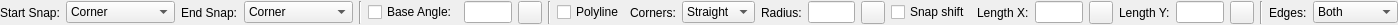
<?xml version="1.0" encoding="UTF-8"?>
<ui version="4.0">
 <class>LC_Rectangle2PointsOptions</class>
 <widget class="QWidget" name="LC_Rectangle2PointsOptions">
  <property name="geometry">
   <rect>
    <x>0</x>
    <y>0</y>
    <width>1398</width>
    <height>24</height>
   </rect>
  </property>
  <property name="windowTitle">
   <string>Form</string>
  </property>
  <layout class="QGridLayout" name="gridLayout">
   <property name="leftMargin">
    <number>0</number>
   </property>
   <property name="topMargin">
    <number>1</number>
   </property>
   <property name="rightMargin">
    <number>0</number>
   </property>
   <property name="bottomMargin">
    <number>1</number>
   </property>
   <item row="0" column="1">
    <widget class="QComboBox" name="cbSnapStart">
     <property name="toolTip">
      <string>Defines which point of rectangle should be placed into start point position.</string>
     </property>
     <item>
      <property name="text">
       <string>Corner</string>
      </property>
     </item>
     <item>
      <property name="text">
       <string>Mid-Vertical</string>
      </property>
     </item>
     <item>
      <property name="text">
       <string>Mid-Horizontal</string>
      </property>
     </item>
     <item>
      <property name="text">
       <string>Middle</string>
      </property>
     </item>
    </widget>
   </item>
   <item row="0" column="9">
    <widget class="QCheckBox" name="cbPolyline">
     <property name="toolTip">
      <string>If checked, the entire rectangle will be drawn as polyline.</string>
     </property>
     <property name="text">
      <string>Polyline</string>
     </property>
    </widget>
   </item>
   <item row="0" column="11">
    <widget class="QComboBox" name="cbCorners">
     <property name="toolTip">
      <string>Defines how corners of rectangle should be drawn. </string>
     </property>
     <item>
      <property name="text">
       <string>Straight</string>
      </property>
     </item>
     <item>
      <property name="text">
       <string>Round</string>
      </property>
     </item>
     <item>
      <property name="text">
       <string>Bevel</string>
      </property>
     </item>
    </widget>
   </item>
   <item row="0" column="0">
    <widget class="QLabel" name="label">
     <property name="text">
      <string>Start Snap:</string>
     </property>
    </widget>
   </item>
   <item row="0" column="8">
    <widget class="Line" name="line_2">
     <property name="orientation">
      <enum>Qt::Vertical</enum>
     </property>
    </widget>
   </item>
   <item row="0" column="7">
    <widget class="QToolButton" name="tbPickAngle">
     <property name="toolTip">
      <string>Pick rectangle rotation angle from drawing</string>
     </property>
     <property name="text">
      <string/>
     </property>
     <property name="icon">
      <iconset resource="../../../../res/icons/icons.qrc">
       <normaloff>:/icons/interactive_pick_angle.lci</normaloff>:/icons/interactive_pick_angle.lci</iconset>
     </property>
    </widget>
   </item>
   <item row="0" column="13">
    <widget class="QLineEdit" name="leRadius">
     <property name="minimumSize">
      <size>
       <width>30</width>
       <height>0</height>
      </size>
     </property>
     <property name="maximumSize">
      <size>
       <width>60</width>
       <height>16777215</height>
      </size>
     </property>
     <property name="toolTip">
      <string>Radius of rounded corners. </string>
     </property>
    </widget>
   </item>
   <item row="0" column="14">
    <widget class="QToolButton" name="tbPickRadius">
     <property name="toolTip">
      <string>Pick radius of rounded corners from drawing. </string>
     </property>
     <property name="text">
      <string/>
     </property>
     <property name="icon">
      <iconset resource="../../../../res/icons/icons.qrc">
       <normaloff>:/icons/interactive_pick_distance.lci</normaloff>:/icons/interactive_pick_distance.lci</iconset>
     </property>
    </widget>
   </item>
   <item row="0" column="6">
    <widget class="QLineEdit" name="leAngle">
     <property name="minimumSize">
      <size>
       <width>30</width>
       <height>0</height>
      </size>
     </property>
     <property name="maximumSize">
      <size>
       <width>60</width>
       <height>16777215</height>
      </size>
     </property>
     <property name="toolTip">
      <string>Rectangle rotation angle.</string>
     </property>
    </widget>
   </item>
   <item row="0" column="10">
    <widget class="QLabel" name="label_3">
     <property name="text">
      <string>Corners:</string>
     </property>
    </widget>
   </item>
   <item row="0" column="20">
    <widget class="QLineEdit" name="leLenY">
     <property name="minimumSize">
      <size>
       <width>30</width>
       <height>0</height>
      </size>
     </property>
     <property name="maximumSize">
      <size>
       <width>60</width>
       <height>16777215</height>
      </size>
     </property>
     <property name="toolTip">
      <string>Length of bevel in Y direction. </string>
     </property>
    </widget>
   </item>
   <item row="0" column="3">
    <widget class="QComboBox" name="cbSnapEnd">
     <property name="toolTip">
      <string>Defines which point of rectangle should be placed into end point position. </string>
     </property>
     <item>
      <property name="text">
       <string>Corner</string>
      </property>
     </item>
     <item>
      <property name="text">
       <string>Mid-Vertical</string>
      </property>
     </item>
     <item>
      <property name="text">
       <string>Mid-Horizontal</string>
      </property>
     </item>
     <item>
      <property name="text">
       <string>Middle</string>
      </property>
     </item>
    </widget>
   </item>
   <item row="0" column="22">
    <widget class="Line" name="line_3">
     <property name="orientation">
      <enum>Qt::Vertical</enum>
     </property>
    </widget>
   </item>
   <item row="0" column="19">
    <widget class="QLabel" name="lblLenY">
     <property name="text">
      <string>Length Y:</string>
     </property>
    </widget>
   </item>
   <item row="0" column="25">
    <spacer name="horizontalSpacer">
     <property name="orientation">
      <enum>Qt::Horizontal</enum>
     </property>
     <property name="sizeHint" stdset="0">
      <size>
       <width>0</width>
       <height>20</height>
      </size>
     </property>
    </spacer>
   </item>
   <item row="0" column="24">
    <widget class="QComboBox" name="cbEdges">
     <property name="toolTip">
      <string>Defines which edges of rectangle should be drawn (so it is possible to create just two parallel lines instead of rectangle)</string>
     </property>
     <item>
      <property name="text">
       <string>Both</string>
      </property>
     </item>
     <item>
      <property name="text">
       <string>Vertical</string>
      </property>
     </item>
     <item>
      <property name="text">
       <string>Horizontal</string>
      </property>
     </item>
    </widget>
   </item>
   <item row="0" column="4">
    <widget class="Line" name="line">
     <property name="orientation">
      <enum>Qt::Vertical</enum>
     </property>
    </widget>
   </item>
   <item row="0" column="18">
    <widget class="QToolButton" name="tbPickLengthX">
     <property name="toolTip">
      <string>Pick length of bevel in X direction from drawing.</string>
     </property>
     <property name="text">
      <string/>
     </property>
     <property name="icon">
      <iconset resource="../../../../res/icons/icons.qrc">
       <normaloff>:/icons/interactive_pick_distance.lci</normaloff>:/icons/interactive_pick_distance.lci</iconset>
     </property>
    </widget>
   </item>
   <item row="0" column="5">
    <widget class="QCheckBox" name="chkFixedBaseAngle">
     <property name="toolTip">
      <string>If checked, allows to specify rotation angle for rectangle.</string>
     </property>
     <property name="text">
      <string>Base Angle:</string>
     </property>
    </widget>
   </item>
   <item row="0" column="16">
    <widget class="QLabel" name="lblX">
     <property name="text">
      <string>Length X:</string>
     </property>
    </widget>
   </item>
   <item row="0" column="12">
    <widget class="QLabel" name="lblRadius">
     <property name="text">
      <string>Radius:</string>
     </property>
    </widget>
   </item>
   <item row="0" column="15">
    <widget class="QCheckBox" name="cbSnapRadiusCenter">
     <property name="toolTip">
      <string>If checked, specifies that snap points should be shifted by radius of corners.</string>
     </property>
     <property name="text">
      <string>Snap shift</string>
     </property>
    </widget>
   </item>
   <item row="0" column="17">
    <widget class="QLineEdit" name="leX">
     <property name="minimumSize">
      <size>
       <width>30</width>
       <height>0</height>
      </size>
     </property>
     <property name="maximumSize">
      <size>
       <width>60</width>
       <height>16777215</height>
      </size>
     </property>
     <property name="toolTip">
      <string>Length of bevel in X direction.</string>
     </property>
    </widget>
   </item>
   <item row="0" column="2">
    <widget class="QLabel" name="label_4">
     <property name="text">
      <string>End Snap:</string>
     </property>
    </widget>
   </item>
   <item row="0" column="23">
    <widget class="QLabel" name="lblEdges">
     <property name="text">
      <string>Edges:</string>
     </property>
    </widget>
   </item>
   <item row="0" column="21">
    <widget class="QToolButton" name="tbPickLengthY">
     <property name="toolTip">
      <string>Pick length of bevel in Y direction from drawing. </string>
     </property>
     <property name="text">
      <string/>
     </property>
     <property name="icon">
      <iconset resource="../../../../res/icons/icons.qrc">
       <normaloff>:/icons/interactive_pick_distance.lci</normaloff>:/icons/interactive_pick_distance.lci</iconset>
     </property>
    </widget>
   </item>
  </layout>
 </widget>
 <resources>
  <include location="../../../../res/icons/icons.qrc"/>
 </resources>
 <connections/>
</ui>
